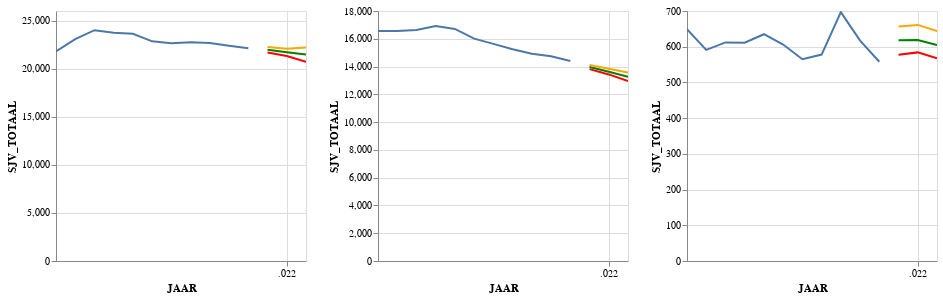

Notebook code for this chart:
### Code cell
df1 =df_verbruik[df_verbruik['PC4'] == 4251]
df2 =df_verbruik[df_verbruik['PC4'] == 6373]
df3 =df_verbruik[df_verbruik['PC4'] == 9998]

df1_low =df_verbruik_low[df_verbruik_low['PC4'] == 4251]
df2_low =df_verbruik_low[df_verbruik_low['PC4'] == 6373]
df3_low =df_verbruik_low[df_verbruik_low['PC4'] == 9998]

df1_mid =df_verbruik_mid[df_verbruik_mid['PC4'] == 4251]
df2_mid =df_verbruik_mid[df_verbruik_mid['PC4'] == 6373]
df3_mid =df_verbruik_mid[df_verbruik_mid['PC4'] == 9998]

df1_high =df_verbruik_high[df_verbruik_high['PC4'] == 4251]
df2_high =df_verbruik_high[df_verbruik_high['PC4'] == 6373]
df3_high =df_verbruik_high[df_verbruik_high['PC4'] == 9998]

pc6_1 = alt.Chart(df1.reset_index()).mark_line(clip=True).encode(
                     alt.X('JAAR:T'),
                     alt.Y('SJV_TOTAAL:Q'),
                     ).properties(width=250,height=250)
    
pc6_2 = alt.Chart(df2.reset_index()).mark_line(clip=True).encode(
                     alt.X('JAAR:T'),
                     alt.Y('SJV_TOTAAL:Q'),
                     ).properties(width=250,height=250)

pc6_3 = alt.Chart(df3.reset_index()).mark_line(clip=True).encode(
                     alt.X('JAAR:T'),
                     alt.Y('SJV_TOTAAL:Q'),
                     ).properties(width=250,height=250)

pc6_1_low = alt.Chart(df1_low.reset_index()).mark_line(clip=True).encode(
                     alt.X('JAAR:T'),
                     alt.Y('SJV_TOTAAL:Q'),color=alt.value('red')
                     ).properties(width=250,height=250)
    
pc6_2_low = alt.Chart(df2_low.reset_index()).mark_line(clip=True).encode(
                     alt.X('JAAR:T'),
                     alt.Y('SJV_TOTAAL:Q'),color=alt.value('red')
                     ).properties(width=250,height=250)

pc6_3_low = alt.Chart(df3_low.reset_index()).mark_line(clip=True).encode(
                     alt.X('JAAR:T'),
                     alt.Y('SJV_TOTAAL:Q'),color=alt.value('red')
                     ).properties(width=250,height=250)

pc6_1_mid = alt.Chart(df1_mid.reset_index()).mark_line(clip=True).encode(
                     alt.X('JAAR:T'),
                     alt.Y('SJV_TOTAAL:Q'),color=alt.value('green')
                     ).properties(width=250,height=250)
    
pc6_2_mid = alt.Chart(df2_mid.reset_index()).mark_line(clip=True).encode(
                     alt.X('JAAR:T'),
                     alt.Y('SJV_TOTAAL:Q'),color=alt.value('green')
                     ).properties(width=250,height=250)

pc6_3_mid = alt.Chart(df3_mid.reset_index()).mark_line(clip=True).encode(
                     alt.X('JAAR:T'),
                     alt.Y('SJV_TOTAAL:Q'),color=alt.value('green')
                     ).properties(width=250,height=250)

pc6_1_high = alt.Chart(df1_high.reset_index()).mark_line(clip=True).encode(
                     alt.X('JAAR:T'),
                     alt.Y('SJV_TOTAAL:Q'),color=alt.value('orange')
                     ).properties(width=250,height=250)
    
pc6_2_high = alt.Chart(df2_high.reset_index()).mark_line(clip=True).encode(
                     alt.X('JAAR:T'),
                     alt.Y('SJV_TOTAAL:Q'),color=alt.value('orange')
                     ).properties(width=250,height=250)

pc6_3_high = alt.Chart(df3_high.reset_index()).mark_line(clip=True).encode(
                     alt.X('JAAR:T'),
                     alt.Y('SJV_TOTAAL:Q'),color=alt.value('orange')
                     ).properties(width=250,height=250)



pc6_1 + pc6_1_low + pc6_1_mid + pc6_1_high| pc6_2 + pc6_2_low + pc6_2_mid + pc6_2_high  | pc6_3  + pc6_3_low + pc6_3_mid + pc6_3_high

### Figure 1 — Vega-Lite specification as saved in the notebook (floating-point values rounded to 4 significant figures)
{"config": {"view": {"continuousWidth": 400, "continuousHeight": 300}}, "hconcat": [{"layer": [{"data": {"name": "data-fb358d2577a96a32e2eca7aac494faea"}, "mark": {"type": "line", "clip": true}, "encoding": {"x": {"type": "temporal", "field": "JAAR"}, "y": {"type": "quantitative", "field": "SJV_TOTAAL"}}, "height": 250, "width": 250}, {"data": {"name": "data-2c2882ba318857f827c2f71622dc4e8d"}, "mark": {"type": "line", "clip": true}, "encoding": {"color": {"value": "red"}, "x": {"type": "temporal", "field": "JAAR"}, "y": {"type": "quantitative", "field": "SJV_TOTAAL"}}, "height": 250, "width": 250}, {"data": {"name": "data-571a08a3fa2575b99fb72e46726cb5db"}, "mark": {"type": "line", "clip": true}, "encoding": {"color": {"value": "green"}, "x": {"type": "temporal", "field": "JAAR"}, "y": {"type": "quantitative", "field": "SJV_TOTAAL"}}, "height": 250, "width": 250}, {"data": {"name": "data-4be95ef46c100ce511d92ca620d4d2e2"}, "mark": {"type": "line", "clip": true}, "encoding": {"color": {"value": "orange"}, "x": {"type": "temporal", "field": "JAAR"}, "y": {"type": "quantitative", "field": "SJV_TOTAAL"}}, "height": 250, "width": 250}]}, {"layer": [{"data": {"name": "data-5595bf2e134e8e96879667215c4f2f1d"}, "mark": {"type": "line", "clip": true}, "encoding": {"x": {"type": "temporal", "field": "JAAR"}, "y": {"type": "quantitative", "field": "SJV_TOTAAL"}}, "height": 250, "width": 250}, {"data": {"name": "data-7340427ad2bd662ab02109d0a72aa250"}, "mark": {"type": "line", "clip": true}, "encoding": {"color": {"value": "red"}, "x": {"type": "temporal", "field": "JAAR"}, "y": {"type": "quantitative", "field": "SJV_TOTAAL"}}, "height": 250, "width": 250}, {"data": {"name": "data-ff483b6c041808bbcffbdb4f055355bf"}, "mark": {"type": "line", "clip": true}, "encoding": {"color": {"value": "green"}, "x": {"type": "temporal", "field": "JAAR"}, "y": {"type": "quantitative", "field": "SJV_TOTAAL"}}, "height": 250, "width": 250}, {"data": {"name": "data-366859855f74f9c02fed85b424626d5f"}, "mark": {"type": "line", "clip": true}, "encoding": {"color": {"value": "orange"}, "x": {"type": "temporal", "field": "JAAR"}, "y": {"type": "quantitative", "field": "SJV_TOTAAL"}}, "height": 250, "width": 250}]}, {"layer": [{"data": {"name": "data-737269082bd598446d7f6fa9b7d6ddce"}, "mark": {"type": "line", "clip": true}, "encoding": {"x": {"type": "temporal", "field": "JAAR"}, "y": {"type": "quantitative", "field": "SJV_TOTAAL"}}, "height": 250, "width": 250}, {"data": {"name": "data-f55009e53deecaac7762bd2ba6d55a22"}, "mark": {"type": "line", "clip": true}, "encoding": {"color": {"value": "red"}, "x": {"type": "temporal", "field": "JAAR"}, "y": {"type": "quantitative", "field": "SJV_TOTAAL"}}, "height": 250, "width": 250}, {"data": {"name": "data-d8a2dc7b55393a337cc49cb9a8ea4925"}, "mark": {"type": "line", "clip": true}, "encoding": {"color": {"value": "green"}, "x": {"type": "temporal", "field": "JAAR"}, "y": {"type": "quantitative", "field": "SJV_TOTAAL"}}, "height": 250, "width": 250}, {"data": {"name": "data-c6dc8177893a2944f3d20cc8e1523b4c"}, "mark": {"type": "line", "clip": true}, "encoding": {"color": {"value": "orange"}, "x": {"type": "temporal", "field": "JAAR"}, "y": {"type": "quantitative", "field": "SJV_TOTAAL"}}, "height": 250, "width": 250}]}], "$schema": "https://vega.github.io/schema/vega-lite/v4.8.1.json", "datasets": {"data-fb358d2577a96a32e2eca7aac494faea": [{"index": 0, "SJV_TOTAAL": 21802, "E1A_TOTAAL": 17114, "E1B_TOTAAL": 0, "E1C_TOTAAL": 4688, "AANSLUITINGEN_AANTAL": 4325, "LEVERINGSRICHTING_PERC": 99.95, "PC4": 4251, "JAAR": 2010}, {"index": 1, "SJV_TOTAAL": 23084, "E1A_TOTAAL": 18179, "E1B_TOTAAL": 0, "E1C_TOTAAL": 4905, "AANSLUITINGEN_AANTAL": 4413, "LEVERINGSRICHTING_PERC": 99.95, "PC4": 4251, "JAAR": 2011}, {"index": 2, "SJV_TOTAAL": 24006, "E1A_TOTAAL": 18172, "E1B_TOTAAL": 0, "E1C_TOTAAL": 5834, "AANSLUITINGEN_AANTAL": 4486, "LEVERINGSRICHTING_PERC": 99.85, "PC4": 4251, "JAAR": 2012}, {"index": 3, "SJV_TOTAAL": 23728, "E1A_TOTAAL": 18421, "E1B_TOTAAL": 0, "E1C_TOTAAL": 5307, "AANSLUITINGEN_AANTAL": 4512, "LEVERINGSRICHTING_PERC": 99.58, "PC4": 4251, "JAAR": 2013}, {"index": 4, "SJV_TOTAAL": 23623, "E1A_TOTAAL": 22610, "E1B_TOTAAL": 0, "E1C_TOTAAL": 1013, "AANSLUITINGEN_AANTAL": 4544, "LEVERINGSRICHTING_PERC": 98.93, "PC4": 4251, "JAAR": 2014}, {"index": 5, "SJV_TOTAAL": 22848, "E1A_TOTAAL": 21964, "E1B_TOTAAL": 0, "E1C_TOTAAL": 884, "AANSLUITINGEN_AANTAL": 4570, "LEVERINGSRICHTING_PERC": 98.37, "PC4": 4251, "JAAR": 2015}, {"index": 6, "SJV_TOTAAL": 22645, "E1A_TOTAAL": 21200, "E1B_TOTAAL": 0, "E1C_TOTAAL": 1445, "AANSLUITINGEN_AANTAL": 4581, "LEVERINGSRICHTING_PERC": 97.92, "PC4": 4251, "JAAR": 2016}, {"index": 7, "SJV_TOTAAL": 22742, "E1A_TOTAAL": 19830, "E1B_TOTAAL": 0, "E1C_TOTAAL": 2912, "AANSLUITINGEN_AANTAL": 4661, "LEVERINGSRICHTING_PERC": 97.33, "PC4": 4251, "JAAR": 2017}, {"index": 8, "SJV_TOTAAL": 22680, "E1A_TOTAAL": 20056, "E1B_TOTAAL": 0, "E1C_TOTAAL": 2624, "AANSLUITINGEN_AANTAL": 4713, "LEVERINGSRICHTING_PERC": 95.5, "PC4": 4251, "JAAR": 2018}, {"index": 9, "SJV_TOTAAL": 22391, "E1A_TOTAAL": 19537, "E1B_TOTAAL": 0, "E1C_TOTAAL": 2854, "AANSLUITINGEN_AANTAL": 4720, "LEVERINGSRICHTING_PERC": 92.82, "PC4": 4251, "JAAR": 2019}, {"index": 10, "SJV_TOTAAL": 22134, "E1A_TOTAAL": 19169, "E1B_TOTAAL": 0, "E1C_TOTAAL": 2965, "AANSLUITINGEN_AANTAL": 4720, "LEVERINGSRICHTING_PERC": 90.44, "PC4": 4251, "JAAR": 2020}], "data-2c2882ba318857f827c2f71622dc4e8d": [{"index": 0, "SJV_TOTAAL": 21680.0, "E1A_TOTAAL": 19170.0, "E1B_TOTAAL": 0.0, "E1C_TOTAAL": 2965.0, "AANSLUITINGEN_AANTAL": 4720.0, "LEVERINGSRICHTING_PERC": 90.44, "PC4": 4251.0, "JAAR": 2021.0}, {"index": 1, "SJV_TOTAAL": 21330.0, "E1A_TOTAAL": 19170.0, "E1B_TOTAAL": 0.0, "E1C_TOTAAL": 2965.0, "AANSLUITINGEN_AANTAL": 4720.0, "LEVERINGSRICHTING_PERC": 90.44, "PC4": 4251.0, "JAAR": 2022.0}, {"index": 2, "SJV_TOTAAL": 20730.0, "E1A_TOTAAL": 19170.0, "E1B_TOTAAL": 0.0, "E1C_TOTAAL": 2965.0, "AANSLUITINGEN_AANTAL": 4720.0, "LEVERINGSRICHTING_PERC": 90.44, "PC4": 4251.0, "JAAR": 2023.0}], "data-571a08a3fa2575b99fb72e46726cb5db": [{"index": 0, "SJV_TOTAAL": 21970.0, "E1A_TOTAAL": 19170.0, "E1B_TOTAAL": 0.0, "E1C_TOTAAL": 2965.0, "AANSLUITINGEN_AANTAL": 4720.0, "LEVERINGSRICHTING_PERC": 90.44, "PC4": 4251.0, "JAAR": 2021.0}, {"index": 1, "SJV_TOTAAL": 21720.0, "E1A_TOTAAL": 19170.0, "E1B_TOTAAL": 0.0, "E1C_TOTAAL": 2965.0, "AANSLUITINGEN_AANTAL": 4720.0, "LEVERINGSRICHTING_PERC": 90.44, "PC4": 4251.0, "JAAR": 2022.0}, {"index": 2, "SJV_TOTAAL": 21470.0, "E1A_TOTAAL": 19170.0, "E1B_TOTAAL": 0.0, "E1C_TOTAAL": 2965.0, "AANSLUITINGEN_AANTAL": 4720.0, "LEVERINGSRICHTING_PERC": 90.44, "PC4": 4251.0, "JAAR": 2023.0}], "data-4be95ef46c100ce511d92ca620d4d2e2": [{"index": 0, "SJV_TOTAAL": 22260.0, "E1A_TOTAAL": 19170.0, "E1B_TOTAAL": 0.0, "E1C_TOTAAL": 2965.0, "AANSLUITINGEN_AANTAL": 4720.0, "LEVERINGSRICHTING_PERC": 90.44, "PC4": 4251.0, "JAAR": 2021.0}, {"index": 1, "SJV_TOTAAL": 22060.0, "E1A_TOTAAL": 19170.0, "E1B_TOTAAL": 0.0, "E1C_TOTAAL": 2965.0, "AANSLUITINGEN_AANTAL": 4720.0, "LEVERINGSRICHTING_PERC": 90.44, "PC4": 4251.0, "JAAR": 2022.0}, {"index": 2, "SJV_TOTAAL": 22210.0, "E1A_TOTAAL": 19170.0, "E1B_TOTAAL": 0.0, "E1C_TOTAAL": 2965.0, "AANSLUITINGEN_AANTAL": 4720.0, "LEVERINGSRICHTING_PERC": 90.44, "PC4": 4251.0, "JAAR": 2023.0}], "data-5595bf2e134e8e96879667215c4f2f1d": [{"index": 7839, "SJV_TOTAAL": 16562, "E1A_TOTAAL": 10865, "E1B_TOTAAL": 0, "E1C_TOTAAL": 5697, "AANSLUITINGEN_AANTAL": 4075, "LEVERINGSRICHTING_PERC": 99.95, "PC4": 6373, "JAAR": 2010}, {"index": 7840, "SJV_TOTAAL": 16560, "E1A_TOTAAL": 10637, "E1B_TOTAAL": 0, "E1C_TOTAAL": 5923, "AANSLUITINGEN_AANTAL": 4100, "LEVERINGSRICHTING_PERC": 99.95, "PC4": 6373, "JAAR": 2011}, {"index": 7841, "SJV_TOTAAL": 16637, "E1A_TOTAAL": 11383, "E1B_TOTAAL": 0, "E1C_TOTAAL": 5254, "AANSLUITINGEN_AANTAL": 4210, "LEVERINGSRICHTING_PERC": 99.8, "PC4": 6373, "JAAR": 2012}, {"index": 7842, "SJV_TOTAAL": 16921, "E1A_TOTAAL": 10265, "E1B_TOTAAL": 0, "E1C_TOTAAL": 6656, "AANSLUITINGEN_AANTAL": 4322, "LEVERINGSRICHTING_PERC": 98.93, "PC4": 6373, "JAAR": 2013}, {"index": 7843, "SJV_TOTAAL": 16707, "E1A_TOTAAL": 9930, "E1B_TOTAAL": 0, "E1C_TOTAAL": 6777, "AANSLUITINGEN_AANTAL": 4338, "LEVERINGSRICHTING_PERC": 97.7, "PC4": 6373, "JAAR": 2014}, {"index": 7844, "SJV_TOTAAL": 16008, "E1A_TOTAAL": 9250, "E1B_TOTAAL": 0, "E1C_TOTAAL": 6758, "AANSLUITINGEN_AANTAL": 4348, "LEVERINGSRICHTING_PERC": 97.16, "PC4": 6373, "JAAR": 2015}, {"index": 7845, "SJV_TOTAAL": 15632, "E1A_TOTAAL": 8789, "E1B_TOTAAL": 0, "E1C_TOTAAL": 6843, "AANSLUITINGEN_AANTAL": 4362, "LEVERINGSRICHTING_PERC": 92.55, "PC4": 6373, "JAAR": 2016}, {"index": 7846, "SJV_TOTAAL": 15244, "E1A_TOTAAL": 7692, "E1B_TOTAAL": 0, "E1C_TOTAAL": 7552, "AANSLUITINGEN_AANTAL": 4378, "LEVERINGSRICHTING_PERC": 89.17, "PC4": 6373, "JAAR": 2017}, {"index": 7847, "SJV_TOTAAL": 14921, "E1A_TOTAAL": 7718, "E1B_TOTAAL": 0, "E1C_TOTAAL": 7203, "AANSLUITINGEN_AANTAL": 4405, "LEVERINGSRICHTING_PERC": 86.18, "PC4": 6373, "JAAR": 2018}, {"index": 7848, "SJV_TOTAAL": 14742, "E1A_TOTAAL": 1856, "E1B_TOTAAL": 0, "E1C_TOTAAL": 12886, "AANSLUITINGEN_AANTAL": 4407, "LEVERINGSRICHTING_PERC": 83.03, "PC4": 6373, "JAAR": 2019}, {"index": 7849, "SJV_TOTAAL": 14395, "E1A_TOTAAL": 1768, "E1B_TOTAAL": 0, "E1C_TOTAAL": 12627, "AANSLUITINGEN_AANTAL": 4398, "LEVERINGSRICHTING_PERC": 79.4, "PC4": 6373, "JAAR": 2020}], "data-7340427ad2bd662ab02109d0a72aa250": [{"index": 0, "SJV_TOTAAL": 13820.0, "E1A_TOTAAL": 1768.0, "E1B_TOTAAL": 0.0, "E1C_TOTAAL": 12630.0, "AANSLUITINGEN_AANTAL": 4398.0, "LEVERINGSRICHTING_PERC": 79.4, "PC4": 6373.0, "JAAR": 2021.0}, {"index": 1, "SJV_TOTAAL": 13430.0, "E1A_TOTAAL": 1768.0, "E1B_TOTAAL": 0.0, "E1C_TOTAAL": 12630.0, "AANSLUITINGEN_AANTAL": 4398.0, "LEVERINGSRICHTING_PERC": 79.4, "PC4": 6373.0, "JAAR": 2022.0}, {"index": 2, "SJV_TOTAAL": 12950.0, "E1A_TOTAAL": 1768.0, "E1B_TOTAAL": 0.0, "E1C_TOTAAL": 12630.0, "AANSLUITINGEN_AANTAL": 4398.0, "LEVERINGSRICHTING_PERC": 79.4, "PC4": 6373.0, "JAAR": 2023.0}], "data-ff483b6c041808bbcffbdb4f055355bf": [{"index": 0, "SJV_TOTAAL": 13970.0, "E1A_TOTAAL": 1768.0, "E1B_TOTAAL": 0.0, "E1C_TOTAAL": 12630.0, "AANSLUITINGEN_AANTAL": 4398.0, "LEVERINGSRICHTING_PERC": 79.4, "PC4": 6373.0, "JAAR": 2021.0}, {"index": 1, "SJV_TOTAAL": 13630.0, "E1A_TOTAAL": 1768.0, "E1B_TOTAAL": 0.0, "E1C_TOTAAL": 12630.0, "AANSLUITINGEN_AANTAL": 4398.0, "LEVERINGSRICHTING_PERC": 79.4, "PC4": 6373.0, "JAAR": 2022.0}, {"index": 2, "SJV_TOTAAL": 13260.0, "E1A_TOTAAL": 1768.0, "E1B_TOTAAL": 0.0, "E1C_TOTAAL": 12630.0, "AANSLUITINGEN_AANTAL": 4398.0, "LEVERINGSRICHTING_PERC": 79.4, "PC4": 6373.0, "JAAR": 2023.0}], "data-366859855f74f9c02fed85b424626d5f": [{"index": 0, "SJV_TOTAAL": 14120.0, "E1A_TOTAAL": 1768.0, "E1B_TOTAAL": 0.0, "E1C_TOTAAL": 12630.0, "AANSLUITINGEN_AANTAL": 4398.0, "LEVERINGSRICHTING_PERC": 79.4, "PC4": 6373.0, "JAAR": 2021.0}, {"index": 1, "SJV_TOTAAL": 13850.0, "E1A_TOTAAL": 1768.0, "E1B_TOTAAL": 0.0, "E1C_TOTAAL": 12630.0, "AANSLUITINGEN_AANTAL": 4398.0, "LEVERINGSRICHTING_PERC": 79.4, "PC4": 6373.0, "JAAR": 2022.0}, {"index": 2, "SJV_TOTAAL": 13580.0, "E1A_TOTAAL": 1768.0, "E1B_TOTAAL": 0.0, "E1C_TOTAAL": 12630.0, "AANSLUITINGEN_AANTAL": 4398.0, "LEVERINGSRICHTING_PERC": 79.4, "PC4": 6373.0, "JAAR": 2023.0}], "data-737269082bd598446d7f6fa9b7d6ddce": [{"index": 17108, "SJV_TOTAAL": 649, "E1A_TOTAAL": 649, "E1B_TOTAAL": 0, "E1C_TOTAAL": 0, "AANSLUITINGEN_AANTAL": 76, "LEVERINGSRICHTING_PERC": 98.58, "PC4": 9998, "JAAR": 2010}, {"index": 17109, "SJV_TOTAAL": 591, "E1A_TOTAAL": 591, "E1B_TOTAAL": 0, "E1C_TOTAAL": 0, "AANSLUITINGEN_AANTAL": 76, "LEVERINGSRICHTING_PERC": 98.58, "PC4": 9998, "JAAR": 2011}, {"index": 17110, "SJV_TOTAAL": 612, "E1A_TOTAAL": 612, "E1B_TOTAAL": 0, "E1C_TOTAAL": 0, "AANSLUITINGEN_AANTAL": 79, "LEVERINGSRICHTING_PERC": 97.52, "PC4": 9998, "JAAR": 2012}, {"index": 17111, "SJV_TOTAAL": 611, "E1A_TOTAAL": 611, "E1B_TOTAAL": 0, "E1C_TOTAAL": 0, "AANSLUITINGEN_AANTAL": 85, "LEVERINGSRICHTING_PERC": 96.38, "PC4": 9998, "JAAR": 2013}, {"index": 17112, "SJV_TOTAAL": 635, "E1A_TOTAAL": 635, "E1B_TOTAAL": 0, "E1C_TOTAAL": 0, "AANSLUITINGEN_AANTAL": 85, "LEVERINGSRICHTING_PERC": 91.6, "PC4": 9998, "JAAR": 2014}, {"index": 17113, "SJV_TOTAAL": 606, "E1A_TOTAAL": 606, "E1B_TOTAAL": 0, "E1C_TOTAAL": 0, "AANSLUITINGEN_AANTAL": 85, "LEVERINGSRICHTING_PERC": 85.59, "PC4": 9998, "JAAR": 2015}, {"index": 17114, "SJV_TOTAAL": 565, "E1A_TOTAAL": 250, "E1B_TOTAAL": 315, "E1C_TOTAAL": 0, "AANSLUITINGEN_AANTAL": 84, "LEVERINGSRICHTING_PERC": 73.86, "PC4": 9998, "JAAR": 2016}, {"index": 17115, "SJV_TOTAAL": 578, "E1A_TOTAAL": 422, "E1B_TOTAAL": 156, "E1C_TOTAAL": 0, "AANSLUITINGEN_AANTAL": 85, "LEVERINGSRICHTING_PERC": 66.86, "PC4": 9998, "JAAR": 2017}, {"index": 17116, "SJV_TOTAAL": 697, "E1A_TOTAAL": 49, "E1B_TOTAAL": 648, "E1C_TOTAAL": 0, "AANSLUITINGEN_AANTAL": 92, "LEVERINGSRICHTING_PERC": 65.22, "PC4": 9998, "JAAR": 2018}, {"index": 17117, "SJV_TOTAAL": 617, "E1A_TOTAAL": 237, "E1B_TOTAAL": 380, "E1C_TOTAAL": 0, "AANSLUITINGEN_AANTAL": 92, "LEVERINGSRICHTING_PERC": 63.04, "PC4": 9998, "JAAR": 2019}, {"index": 17118, "SJV_TOTAAL": 558, "E1A_TOTAAL": 236, "E1B_TOTAAL": 322, "E1C_TOTAAL": 0, "AANSLUITINGEN_AANTAL": 91, "LEVERINGSRICHTING_PERC": 61.54, "PC4": 9998, "JAAR": 2020}], "data-f55009e53deecaac7762bd2ba6d55a22": [{"index": 0, "SJV_TOTAAL": 577.2, "E1A_TOTAAL": 236.0, "E1B_TOTAAL": 322.0, "E1C_TOTAAL": 0.0, "AANSLUITINGEN_AANTAL": 91.0, "LEVERINGSRICHTING_PERC": 61.54, "PC4": 9998.0, "JAAR": 2021.0}, {"index": 1, "SJV_TOTAAL": 584.1, "E1A_TOTAAL": 236.0, "E1B_TOTAAL": 322.0, "E1C_TOTAAL": 0.0, "AANSLUITINGEN_AANTAL": 91.0, "LEVERINGSRICHTING_PERC": 61.54, "PC4": 9998.0, "JAAR": 2022.0}, {"index": 2, "SJV_TOTAAL": 567.9, "E1A_TOTAAL": 236.0, "E1B_TOTAAL": 322.0, "E1C_TOTAAL": 0.0, "AANSLUITINGEN_AANTAL": 91.0, "LEVERINGSRICHTING_PERC": 61.54, "PC4": 9998.0, "JAAR": 2023.0}], "data-d8a2dc7b55393a337cc49cb9a8ea4925": [{"index": 0, "SJV_TOTAAL": 617.8, "E1A_TOTAAL": 236.0, "E1B_TOTAAL": 322.0, "E1C_TOTAAL": 0.0, "AANSLUITINGEN_AANTAL": 91.0, "LEVERINGSRICHTING_PERC": 61.54, "PC4": 9998.0, "JAAR": 2021.0}, {"index": 1, "SJV_TOTAAL": 619.0, "E1A_TOTAAL": 236.0, "E1B_TOTAAL": 322.0, "E1C_TOTAAL": 0.0, "AANSLUITINGEN_AANTAL": 91.0, "LEVERINGSRICHTING_PERC": 61.54, "PC4": 9998.0, "JAAR": 2022.0}, {"index": 2, "SJV_TOTAAL": 605.0, "E1A_TOTAAL": 236.0, "E1B_TOTAAL": 322.0, "E1C_TOTAAL": 0.0, "AANSLUITINGEN_AANTAL": 91.0, "LEVERINGSRICHTING_PERC": 61.54, "PC4": 9998.0, "JAAR": 2023.0}], "data-c6dc8177893a2944f3d20cc8e1523b4c": [{"index": 0, "SJV_TOTAAL": 656.3, "E1A_TOTAAL": 236.0, "E1B_TOTAAL": 322.0, "E1C_TOTAAL": 0.0, "AANSLUITINGEN_AANTAL": 91.0, "LEVERINGSRICHTING_PERC": 61.54, "PC4": 9998.0, "JAAR": 2021.0}, {"index": 1, "SJV_TOTAAL": 661.1, "E1A_TOTAAL": 236.0, "E1B_TOTAAL": 322.0, "E1C_TOTAAL": 0.0, "AANSLUITINGEN_AANTAL": 91.0, "LEVERINGSRICHTING_PERC": 61.54, "PC4": 9998.0, "JAAR": 2022.0}, {"index": 2, "SJV_TOTAAL": 644.2, "E1A_TOTAAL": 236.0, "E1B_TOTAAL": 322.0, "E1C_TOTAAL": 0.0, "AANSLUITINGEN_AANTAL": 91.0, "LEVERINGSRICHTING_PERC": 61.54, "PC4": 9998.0, "JAAR": 2023.0}]}}
